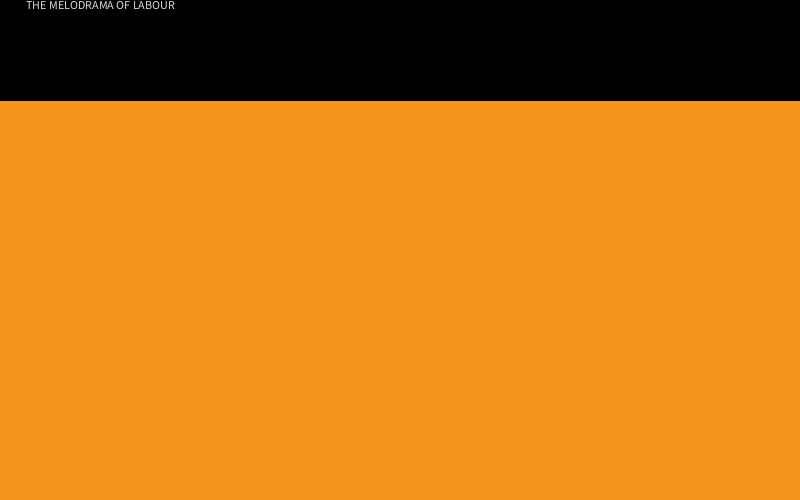
Frame 1 (no input)
Frame 60 (the mouse pressed at the canvas centre just before this capture): identical to frame 1, image omitted
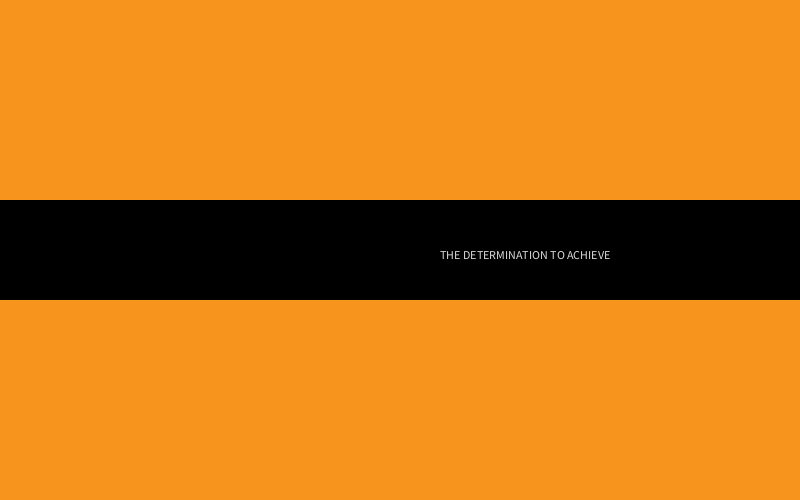
Frame 120 (the mouse held since frame 60 and released just before this capture)

The Processing sketch that drew these frames (run headless with seeded random() and noise(); from frame 60 on, the mouse is pressed at the canvas centre):

// Processing sketch: processing_75514
// ── processing_75514.pde

//name font
String line1 = "THE MELODRAMA OF LABOUR";
String line2 = "THE MENACE OF FAILURE";
String line3 = "THE DETERMINATION TO ACHIEVE";
String line4 = "TO MAKE ON BELIEVE";
String line5 = "THAT SUCCESS IS IN REACH";


void setup ()
{
  size (800,500);
  background (0);

 
}
void draw ()  {
  
  
  //block 1 (top)
  background (247,148,30);
  
    if(mouseY < 100 ) {
     
      fill(0);
      rect (0,0,800,100);
      noFill();
      
      fill(220);
      textAlign(CENTER);
      text(line1, mouseX, mouseY, 200, 200); // defines a box
      noFill();
      
    }


    if(mouseY < 200 && mouseY > 100 ) {
      noStroke();
      fill(0);
      rect (0,100,800,100);
      
      noFill();
      fill(220);
      textAlign(CENTER);
      text(line2, mouseX, mouseY, 250, 200); // defines a box
    }

    if(mouseY < 300 && mouseY > 200 ) {
      noStroke();
      fill(0);
      rect (0,200,800,100);
      noFill();
     
      fill(220);
      textAlign(CENTER);
      text(line3, mouseX, mouseY, 250, 200); // defines a box
    }

 if(mouseY < 400 && mouseY > 300 ) {
    
      noStroke();
      fill(0);
      rect (0,300,800,100);
      noFill();
   
      fill(220);
      textAlign(CENTER);
      text(line4, mouseX, mouseY, 200, 200); // defines a box
    }

 if(mouseY < 500 && mouseY > 400 ) {
    noStroke();
    
      fill(0);
      rect (0,400,800,100);
      noFill();   
   

      
      fill(220);
      textAlign(CENTER);
      text(line5, mouseX, mouseY, 200, 200); // defines a box
      
      
      
 }
  

  
}
